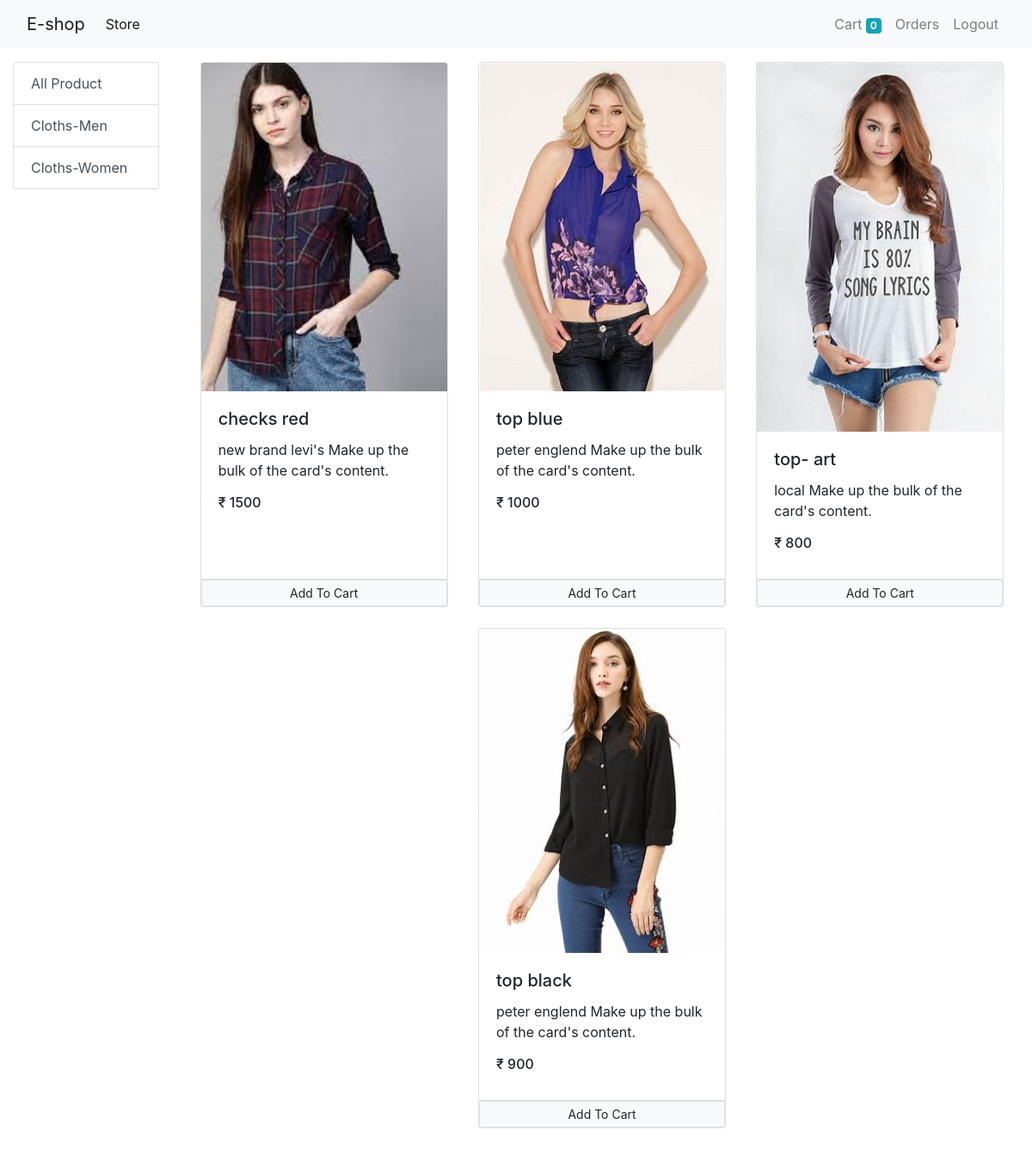
Page /?category=2 (signed in) on the committed database.
### Store/models/category.py (models this page shows, shortened)
class Category(models.Model):
    name = models.CharField(max_length=50)
    @staticmethod
    def get_all_category():
        return Category.objects.all()

### Store/models/product.py (models this page shows, shortened)
class Product(models.Model):
    name = models.CharField(max_length=50)
    price = models.IntegerField(default=0)
    category = models.ForeignKey(Category, on_delete=models.CASCADE, default=0)
    description = models.CharField(max_length=200, default='', null=True, blank=True)
    image = models.ImageField(upload_to='uploads/products/')
    @staticmethod
    def get_prod_id(cat_id):
        if cat_id:
            return Product.objects.filter(category=cat_id)
        else:
            return Product.get_all_product()

### Store/views/home.py (the view, shortened to what this page needs)
# urls.py: path('', Index.as_view(), name="home"),
class Index(View):
    def get(self, request):
        cart = request.session.get('cart')
        if not cart:
            request.session.cart = {}
        product = None
        category = Category.get_all_category()
        categoryId = request.GET.get('category')
        if categoryId:
            print('check home',product)
            product = Product.get_prod_id(categoryId)
        else:
            product = Product.get_all_product()
        data = {'product': product, 'category': category}
        print("your email id is 1", request.session.get('email'))
        return render(request, 'index.html', data)

### Store/templatetags/cart.py (called while the page is built)
@register.filter(name='is_in_cart')
def is_in_cart(product, cart):
    print("check cart", cart)
    keys = cart.keys()
    for id in keys:
        if int(id) == product.id:
            return True
    return False;

### Store/templatetags/custom_filter.py (called while the page is built)
@register.filter(name='currency')
def currency(number):
    return "₹ " + str(number)

### Store/templates/index.html (shortened to what this page needs)
{% extends 'base.html'%}
{% block content %}
{% load cart %}
{% load custom_filter%}
<div class="container-fluid mt-3">
   <div class="row">
       <div class="col-lg-2 ">
            <div class="list-group">
                                <a href="/" class="list-group-item list-group-item-action">All Product</a>
                {% for cat in category%}
                <a href="/?category={{cat.id}}" class="list-group-item list-group-item-action">{{cat.name}}</a>
                {% endfor %}
            </div>
       </div>
       <div id="product" class="col-lg-10 mx-auto">
              <div class="row mx-auto">
      {% for prod in product%}
         <div class="card mx-auto mb-4" id="{{prod.id}}" style="width: 18rem;">
          <img src="{{prod.image.url}}" class="card-img-top" alt="...">
              <div class="card-body">
                <h5 class="card-title">{{prod.name}}</h5>
                <p class="card-text">{{prod.description}} Make up the bulk of the card's content.</p>
                  <h6 class="card-title">{{prod.price|currency}}</h6>
              </div>
             <div class="card-footer no-gutters p-0  ">
                    {% if prod|is_in_cart:request.session.cart %}
             <div class="row no-gutters" >
                <form action="/#{{prod.id}}" method="post" class="col-2">
                    {% csrf_token %}
                      <input hidden type="text" name="prod" value='{{prod.id}}'>
                      <input hidden type="text" name="remove" value='True'>
                      <input type="submit" value=" - " class="btn btn-block btn-secondary">
                 </form>
             <div class="text-center col">{{prod|cart_count:request.session.cart}} in cart</div>
                 <form action="/#{{prod.id}}" method="post" class="col-2">
                       {% csrf_token %}
                      <input hidden type="text" name="prod" value='{{prod.id}}'>
                      <input type="submit" value=" + " class="btn btn-block btn-secondary">
                 </form>
             </div>
                    {% else %}
                  <form action="/#{{prod.id}}" method="post" class="btn-block">
                      <input type="submit" class="btn btn-light btn-block border btn-sm" value="Add To Cart">
                  </form>
                    {% endif %}
             </div>
        </div>
      {% endfor %}
  </div>
       </div>
   </div>
</div>
{% endblock %}

### rows in the picture
Category: name "Cloths-Men"
Category: name "Cloths-Women"
Product: image (picture), name "checks red", description "new brand levi's", price "₹ 1500"
Product: image (picture), name "top blue", description "peter englend", price "₹ 1000"
Product: image (picture), name "top- art", description "local", price "₹ 800"
Product: image (picture), name "top black", description "peter englend", price "₹ 900"

### other values in the picture
{{ request.session.cart.keys|length }} "0"
